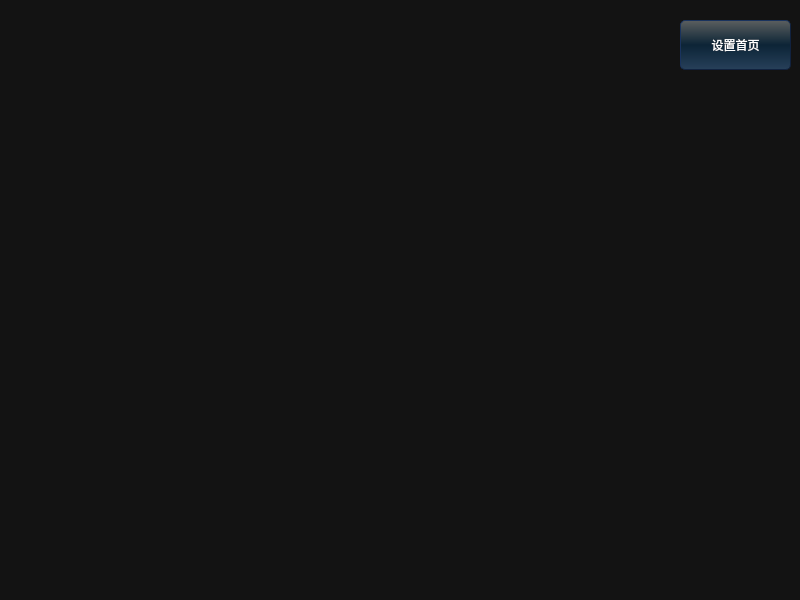
<?xml version="1.0" encoding="UTF-8"?>
<ui version="4.0">
 <class>w_Colr</class>
 <widget class="QDialog" name="w_Colr">
  <property name="geometry">
   <rect>
    <x>0</x>
    <y>0</y>
    <width>800</width>
    <height>600</height>
   </rect>
  </property>
  <property name="windowTitle">
   <string>Dialog</string>
  </property>
  <property name="styleSheet">
   <string notr="true">background-color: rgb(19, 19, 19);</string>
  </property>
  <widget class="QWidget" name="gridLayoutWidget">
   <property name="geometry">
    <rect>
     <x>10</x>
     <y>80</y>
     <width>781</width>
     <height>511</height>
    </rect>
   </property>
   <layout class="QGridLayout" name="colorLayout">
    <property name="verticalSpacing">
     <number>5</number>
    </property>
   </layout>
  </widget>
  <widget class="QPushButton" name="pushButton">
   <property name="geometry">
    <rect>
     <x>680</x>
     <y>20</y>
     <width>111</width>
     <height>50</height>
    </rect>
   </property>
   <property name="styleSheet">
    <string notr="true">QPushButton {
    background: qlineargradient(x1: 0, y1: 0, x2: 0, y2: 1,stop: 0 #5B5F5F, stop: 0.5 #0C2436,stop: 1 #27405A);
    border-style: outset;
    border-width: 1px;
    border-radius: 5px;
    border-color: #11223F;
    color:white;
    padding: 1px;
}
QPushButton::hover{
    background: qlineargradient(x1: 0, y1: 0, x2: 0, y2: 1,stop: 0 #758385, stop: 0.5 #122C39,stop: 1 #0E7788);
    border-color: #11505C;
}
QPushButton::pressed{
    background: qlineargradient(x1: 0, y1: 0, x2: 0, y2: 1,stop: 0 #969B9C, stop: 0.5 #16354B,stop: 1 #244F76);
    border-color: #11505C;
}</string>
   </property>
   <property name="text">
    <string>设置首页</string>
   </property>
  </widget>
 </widget>
 <resources/>
 <connections/>
</ui>
